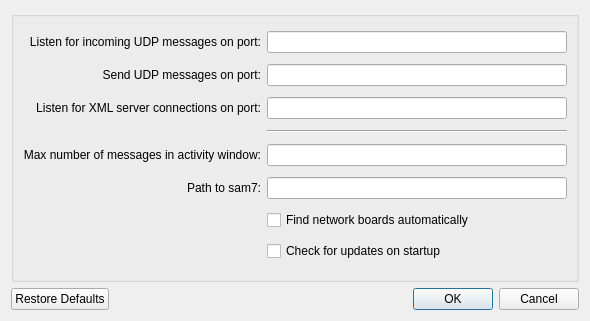
<ui version="4.0" >
 <class>PreferencesUi</class>
 <widget class="QDialog" name="PreferencesUi" >
  <property name="geometry" >
   <rect>
    <x>0</x>
    <y>0</y>
    <width>590</width>
    <height>321</height>
   </rect>
  </property>
  <property name="sizePolicy" >
   <sizepolicy vsizetype="Preferred" hsizetype="Preferred" >
    <horstretch>0</horstretch>
    <verstretch>0</verstretch>
   </sizepolicy>
  </property>
  <property name="minimumSize" >
   <size>
    <width>0</width>
    <height>0</height>
   </size>
  </property>
  <property name="maximumSize" >
   <size>
    <width>5000</width>
    <height>5000</height>
   </size>
  </property>
  <property name="windowTitle" >
   <string>mchelper Preferences</string>
  </property>
  <layout class="QVBoxLayout" >
   <item>
    <widget class="QGroupBox" name="groupBox" >
     <property name="title" >
      <string/>
     </property>
     <layout class="QHBoxLayout" >
      <item>
       <layout class="QGridLayout" >
        <item row="0" column="0" >
         <widget class="QLabel" name="label" >
          <property name="toolTip" >
           <string/>
          </property>
          <property name="text" >
           <string>Listen for incoming UDP messages on port:</string>
          </property>
          <property name="alignment" >
           <set>Qt::AlignRight|Qt::AlignTrailing|Qt::AlignVCenter</set>
          </property>
          <property name="buddy" >
           <cstring>udpListenEdit</cstring>
          </property>
         </widget>
        </item>
        <item row="0" column="1" >
         <widget class="QLineEdit" name="udpListenEdit" />
        </item>
        <item row="2" column="0" >
         <widget class="QLabel" name="label_2" >
          <property name="toolTip" >
           <string>mchelper's OSC-to-XML server listens for new connections on this port.</string>
          </property>
          <property name="text" >
           <string>Listen for XML server connections on port:</string>
          </property>
          <property name="alignment" >
           <set>Qt::AlignRight|Qt::AlignTrailing|Qt::AlignVCenter</set>
          </property>
          <property name="buddy" >
           <cstring>xmlListenEdit</cstring>
          </property>
         </widget>
        </item>
        <item row="2" column="1" >
         <widget class="QLineEdit" name="xmlListenEdit" />
        </item>
        <item row="4" column="0" >
         <widget class="QLabel" name="label_3" >
          <property name="toolTip" >
           <string/>
          </property>
          <property name="text" >
           <string>Max number of messages in activity window:</string>
          </property>
          <property name="alignment" >
           <set>Qt::AlignRight|Qt::AlignTrailing|Qt::AlignVCenter</set>
          </property>
          <property name="buddy" >
           <cstring>maxMsgsEdit</cstring>
          </property>
         </widget>
        </item>
        <item row="4" column="1" >
         <widget class="QLineEdit" name="maxMsgsEdit" />
        </item>
        <item row="7" column="1" >
         <widget class="QCheckBox" name="updatesCheckBox" >
          <property name="text" >
           <string>Check for updates on startup</string>
          </property>
         </widget>
        </item>
        <item row="1" column="0" >
         <widget class="QLabel" name="label_4" >
          <property name="text" >
           <string>Send UDP messages on port:</string>
          </property>
          <property name="alignment" >
           <set>Qt::AlignRight|Qt::AlignTrailing|Qt::AlignVCenter</set>
          </property>
         </widget>
        </item>
        <item row="1" column="1" >
         <widget class="QLineEdit" name="udpSendEdit" />
        </item>
        <item row="5" column="1" >
         <widget class="QLineEdit" name="uploaderEdit" />
        </item>
        <item row="5" column="0" >
         <widget class="QLabel" name="uploaderLabel" >
          <property name="text" >
           <string>Path to sam7:</string>
          </property>
          <property name="alignment" >
           <set>Qt::AlignRight|Qt::AlignTrailing|Qt::AlignVCenter</set>
          </property>
         </widget>
        </item>
        <item row="3" column="1" >
         <widget class="Line" name="line" >
          <property name="orientation" >
           <enum>Qt::Horizontal</enum>
          </property>
         </widget>
        </item>
        <item row="6" column="1" >
         <widget class="QCheckBox" name="netDiscoveryCheckBox" >
          <property name="text" >
           <string>Find network boards automatically</string>
          </property>
         </widget>
        </item>
       </layout>
      </item>
     </layout>
    </widget>
   </item>
   <item>
    <layout class="QHBoxLayout" >
     <item>
      <widget class="QPushButton" name="defaultsButton" >
       <property name="text" >
        <string>Restore Defaults</string>
       </property>
      </widget>
     </item>
     <item>
      <spacer>
       <property name="orientation" >
        <enum>Qt::Horizontal</enum>
       </property>
       <property name="sizeHint" stdset="0" >
        <size>
         <width>40</width>
         <height>20</height>
        </size>
       </property>
      </spacer>
     </item>
     <item>
      <widget class="QDialogButtonBox" name="okButton" >
       <property name="orientation" >
        <enum>Qt::Horizontal</enum>
       </property>
       <property name="standardButtons" >
        <set>QDialogButtonBox::Cancel|QDialogButtonBox::Ok</set>
       </property>
      </widget>
     </item>
    </layout>
   </item>
  </layout>
 </widget>
 <tabstops>
  <tabstop>udpListenEdit</tabstop>
  <tabstop>udpSendEdit</tabstop>
  <tabstop>xmlListenEdit</tabstop>
  <tabstop>maxMsgsEdit</tabstop>
  <tabstop>updatesCheckBox</tabstop>
  <tabstop>defaultsButton</tabstop>
  <tabstop>okButton</tabstop>
 </tabstops>
 <resources/>
 <connections>
  <connection>
   <sender>okButton</sender>
   <signal>rejected()</signal>
   <receiver>PreferencesUi</receiver>
   <slot>reject()</slot>
   <hints>
    <hint type="sourcelabel" >
     <x>537</x>
     <y>233</y>
    </hint>
    <hint type="destinationlabel" >
     <x>286</x>
     <y>245</y>
    </hint>
   </hints>
  </connection>
  <connection>
   <sender>okButton</sender>
   <signal>accepted()</signal>
   <receiver>PreferencesUi</receiver>
   <slot>accept()</slot>
   <hints>
    <hint type="sourcelabel" >
     <x>404</x>
     <y>214</y>
    </hint>
    <hint type="destinationlabel" >
     <x>218</x>
     <y>206</y>
    </hint>
   </hints>
  </connection>
 </connections>
</ui>
